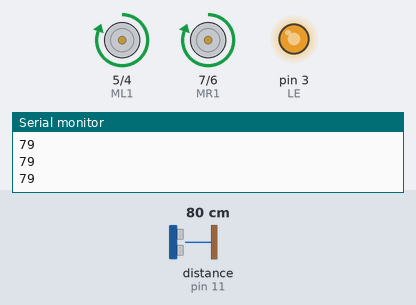
The sketch below on a simulated Arduino Uno, built with avr-gcc and run on an emulated ATmega328P. Parts: motor-driver pin pairs drawn as motors (green arrow = first pin HIGH = forward, orange = second pin HIGH = backward, longer = more drive), output pins drawn as LEDs (lit = HIGH), the last lines printed to the serial monitor. Wiring (inferred from the names in the program): ultrasonic range finder: trigger pin 12; echo pin 11. The test bench sets the inputs (shaded band); at power-on: distance to the obstacle (sensor on pin 11) 80 cm. The echo pulse lasts 58.3 µs per cm; pins used as bus, display or sensor lines are not drawn.

Above: at 1.2 s.
1.3 s: distance to the obstacle (sensor on pin 11) set to 2 cm
At 1.57 s:
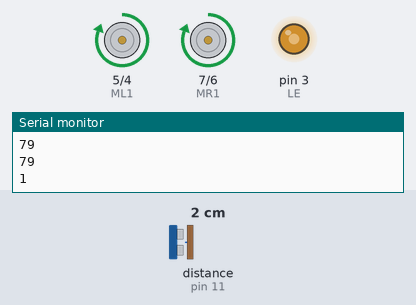
4.3 s: distance to the obstacle (sensor on pin 11) set to 7 cm
7.3 s: distance to the obstacle (sensor on pin 11) set to 10 cm
At 8.5 s:
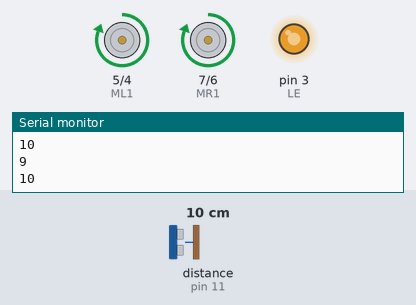
8.8 s: distance to the obstacle (sensor on pin 11) set to 4 cm
At 8.87 s:
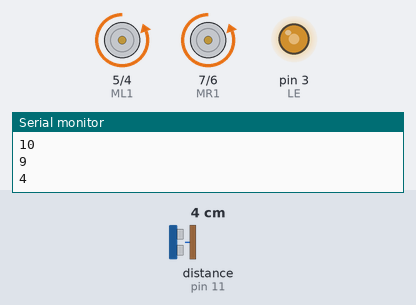
11.8 s: distance to the obstacle (sensor on pin 11) set to 9 cm
At 13.2 s:
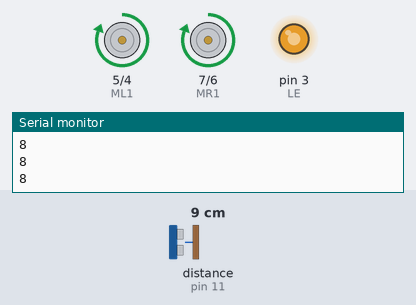
Timing chart, 0 to 14.5 s (numbered marks = the images above; inputs shaded):
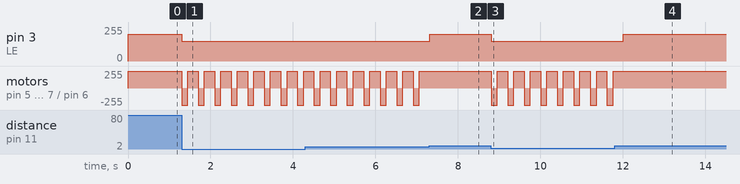

The sketch:

arduino-code.ino
```cpp
#define echo 11 //echo
#define trig 12 //trig
#define MR1 7 //Right motor 1
#define MR2 6 //2
#define RE 9  // enable
#define ML1 5 // Left motor
#define ML2 4
#define LE 3

long tme, range;

void setup() {
  pinMode(echo, INPUT);
  pinMode(trig, OUTPUT);

  pinMode(ML1, OUTPUT);
  pinMode(ML2, OUTPUT);
  pinMode(LE, OUTPUT);
  pinMode(MR1, OUTPUT);
  pinMode(MR2, OUTPUT);
  pinMode(RE, OUTPUT);


  Serial.begin(9600);

}

void loop() {


  digitalWrite(trig, LOW);
  delayMicroseconds(5);
  digitalWrite(trig, HIGH);
  delayMicroseconds(8);
  digitalWrite(trig, LOW);

  tme = pulseIn(echo, HIGH);
  range = tme / 29.1 / 2;
  Serial.println(range);

  if (range < 8) // range <8
  {
    back();
    delay(150);
    right();
    delay(250);
  }
  else {
    forward();
  }

}


void forward(){

  digitalWrite(MR1, HIGH);
  digitalWrite(MR2, LOW);
  analogWrite(RE, 200);

  digitalWrite(ML1, HIGH);
  digitalWrite(ML2, LOW);
  analogWrite(LE, 200);


}


void right(){

  digitalWrite(MR1, HIGH);
  digitalWrite(MR2, LOW);
  analogWrite(RE, 0); // right motor signal 0 stopped

  digitalWrite(ML1, HIGH);
  digitalWrite(ML2, LOW);
  analogWrite(LE, 150); // left motor signal


}


void back(){

  digitalWrite(MR1, LOW);
  digitalWrite(MR2, HIGH);
  analogWrite(RE, 150); // pwm signal

  digitalWrite(ML1, LOW);
  digitalWrite(ML2, HIGH);
  analogWrite(LE, 150); // pwm signal

}
```

Measured:
- the behaviour switches between 8 and 9 cm on distance to the obstacle (sensor on pin 11) (found by bisection; images 1 and 2)
- after the input at 1.3 s, pin 3 (LE): 200/255 → 150/255 at once; motor on pin 5 (ML1) / pin 4 (ML2), motor on pin 7 (MR1) / pin 6 (MR2): alternates forward 255/255 for 0.25 s and backward 255/255 for 0.15 s, starting at once
- after the input at 7.3 s, pin 3 (LE): 150/255 → 200/255 at once; motor on pin 5 (ML1) / pin 4 (ML2), motor on pin 7 (MR1) / pin 6 (MR2): stops changing and stays forward 255/255
- after the input at 8.8 s, pin 3 (LE): 200/255 → 150/255 at once; motor on pin 5 (ML1) / pin 4 (ML2), motor on pin 7 (MR1) / pin 6 (MR2): alternates forward 255/255 for 0.25 s and backward 255/255 for 0.15 s, starting at once
- after the input at 11.8 s, pin 3 (LE): 150/255 → 200/255 after 0.21 s; motor on pin 5 (ML1) / pin 4 (ML2), motor on pin 7 (MR1) / pin 6 (MR2): stops changing and stays forward 255/255
